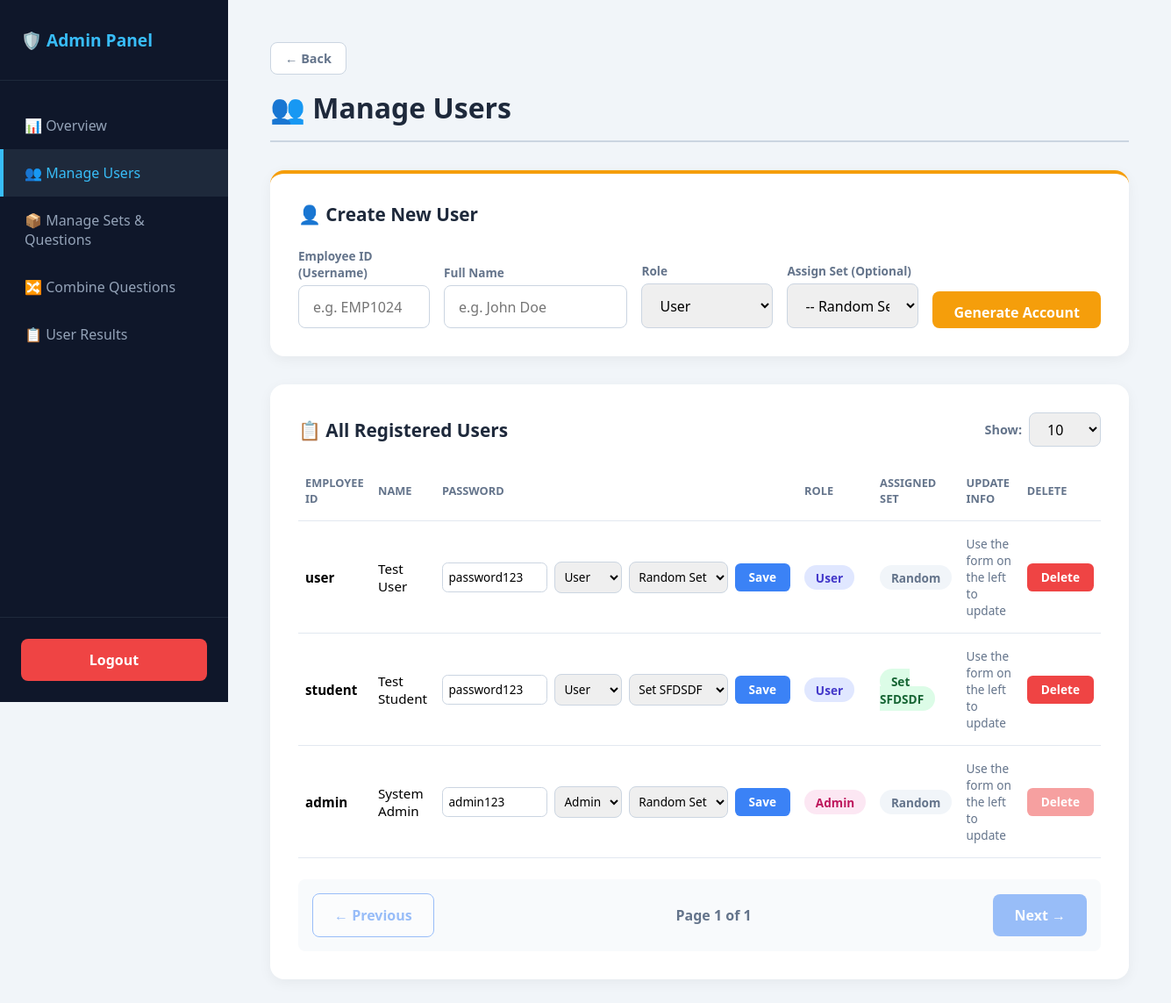
The app's page /admin/students (signed in), older data.
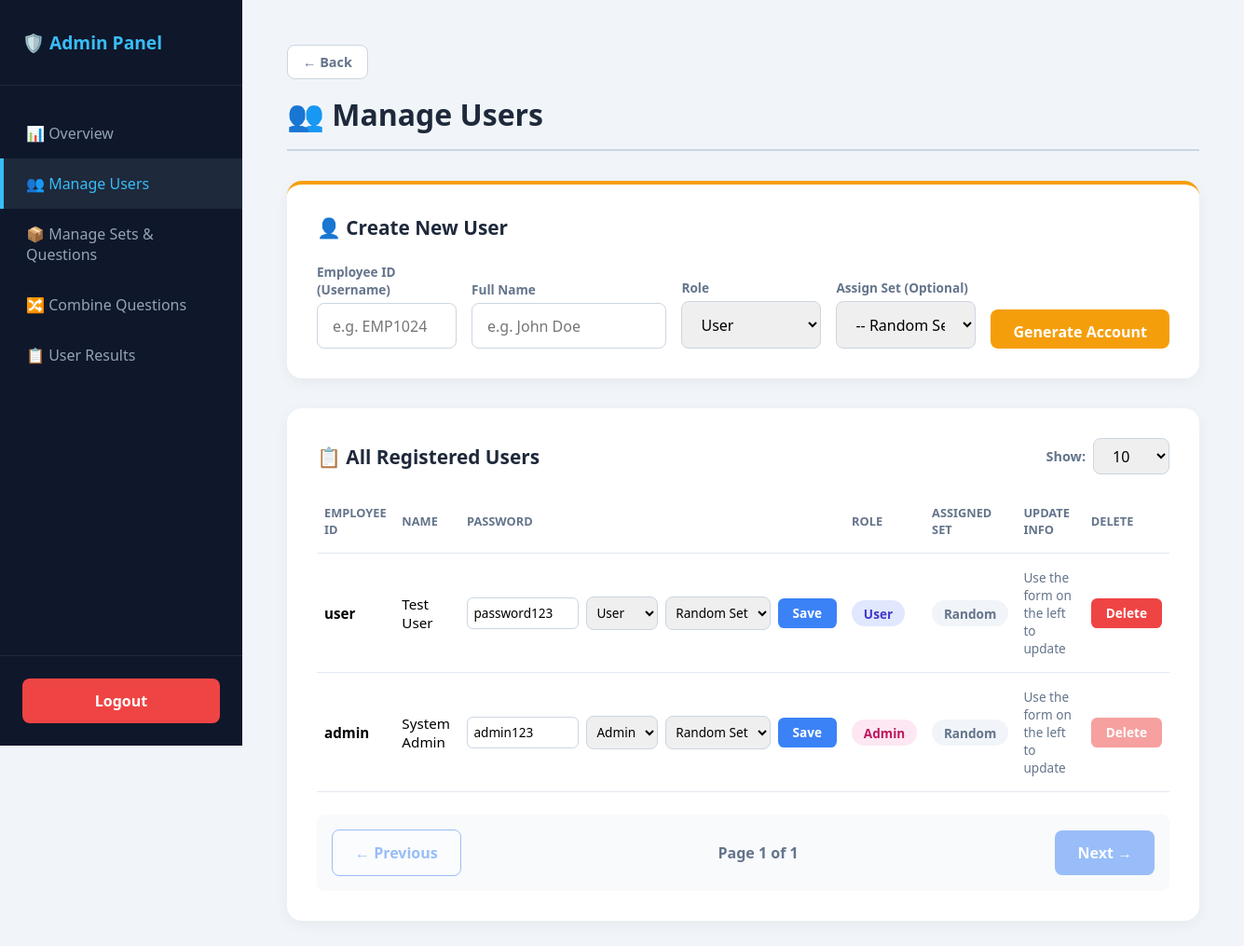
The same page, newer data.
### tables this page shows
CREATE TABLE students (
            id INTEGER PRIMARY KEY AUTOINCREMENT,
            username TEXT UNIQUE NOT NULL,
            password TEXT NOT NULL,
            name TEXT,
            assigned_set TEXT,
            created_at TIMESTAMP DEFAULT CURRENT_TIMESTAMP
        , role TEXT DEFAULT 'user');

### app.py (the view)
@app.route("/admin/students")
def admin_users():
    if not session.get("is_admin"): return redirect(url_for("login"))
    conn = get_db()
    users = conn.execute("SELECT * FROM students ORDER BY id DESC").fetchall()
    conn.close()
    return render_template("admin_students.html", page="users", sets=get_all_sets(), users=users)

### app.py (called while the page is built)
def get_db():
    conn = sqlite3.connect(DB_NAME)
    conn.row_factory = sqlite3.Row
    return conn

def get_all_sets():
    conn = get_db()
    rows = conn.execute("""
        SELECT s.name, s.description, s.question_count, s.duration_minutes,
               (SELECT COUNT(DISTINCT LOWER(TRIM(question))) FROM questions q WHERE q.set_name = s.name) AS qcount
        FROM sets s ORDER BY s.name
    """).fetchall()
    conn.close()
    return rows

### templates/admin_students.html (shortened to what the changed rows need)
{% extends "admin_base.html" %}
{% block content %}
<h1 class="page-title">👥 Manage Users</h1>
<div class="card">
  <table>
    <tr>
      <th>Employee ID</th>
      <th>Name</th>
      <th>Password</th>
      <th>Role</th>
      <th>Assigned Set</th>
      <th>Update Info</th>
      <th>Delete</th>
    </tr>
    {% for s in users %}
    <tr class="data-row">
      <td><strong>{{ s.username }}</strong></td>
      <td>{{ s.name or 'N/A' }}</td>
      <td>
        <form method="POST" action="{{ url_for('update_user_info') }}" style="margin:0;">
          <div style="display: flex; gap: 0.5rem; align-items: center;">
            <input type="text" name="new_password" value="{{ s.password }}" required style="padding: 0.4rem; margin-bottom: 0; width: 120px; font-size: 0.85rem; border: 1px solid #cbd5e1; border-radius: 0.4rem;">
            <select name="role" style="padding: 0.4rem; margin-bottom: 0; width: auto; font-size: 0.85rem;">
              <option value="user" {% if s.role == 'user' %}selected{% endif %}>User</option>
              <option value="admin" {% if s.role == 'admin' %}selected{% endif %}>Admin</option>
            </select>
            <select name="assigned_set" style="padding: 0.4rem; margin-bottom: 0; width: auto; font-size: 0.85rem;">
              <option value="" {% if not s.assigned_set %}selected{% endif %}>Random Set</option>
              {% for set in sets %}
                <option value="{{ set.name }}" {% if s.assigned_set == set.name %}selected{% endif %}>Set {{ set.name }}</option>
              {% endfor %}
            </select>
            <button type="submit" class="btn btn-sm" style="background:#3b82f6;">Save</button>
          </div>
        </form>
      </td>
      <td>
        {% if s.role == 'admin' %}
          <span class="badge" style="background:#fce7f3; color:#be185d;">Admin</span>
        {% else %}
          <span class="badge" style="background:#e0e7ff; color:#4338ca;">User</span>
        {% endif %}
      </td>
      <td>
        {% if s.assigned_set %}
          <span class="badge" style="background:#dcfce7; color:#166534;">Set {{ s.assigned_set }}</span>
        {% else %}
          <span class="badge" style="background:#f1f5f9; color:#64748b;">Random</span>
        {% endif %}
      </td>
      <td style="color:#64748b; font-size: 0.85rem;">
        Use the form on the left to update
      </td>
      <td>
        <form method="POST" action="{{ url_for('delete_user', username=s.username) }}" style="margin:0;" onsubmit="return confirm('Are you sure you want to delete this user?');">
          <button type="submit" class="btn btn-danger btn-sm" {% if s.username == 'admin' %}disabled style="opacity: 0.5; cursor: not-allowed;"{% endif %}>Delete</button>
        </form>
      </td>
    </tr>
    {% endfor %}
  </table>
</div>
{% endblock %}

Row changes from the older to the newer data that the page shows:
removed students: username "student", name "Test Student", new_password "password123", role "User", assigned_set "Set SFDSDF", assigned_set "SFDSDF"
